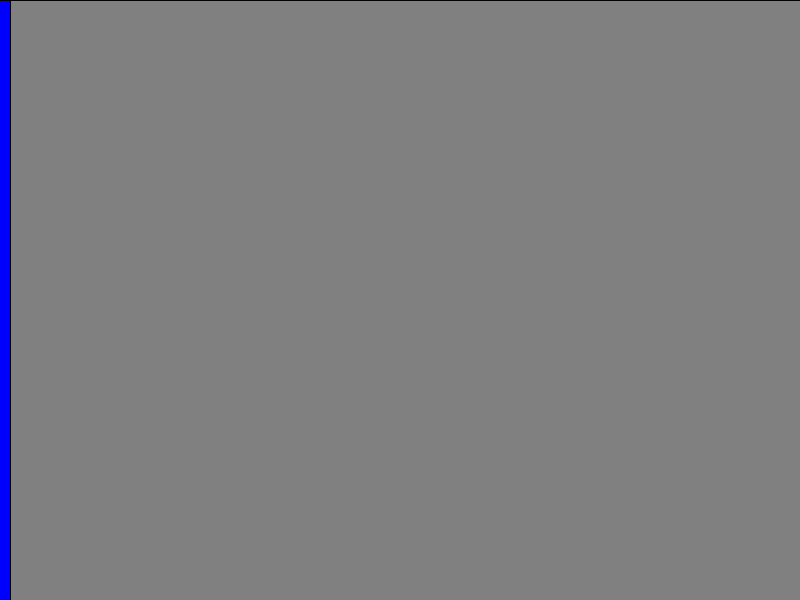
Frame 1 (no input)
Frame 60 (the mouse pressed at the canvas centre just before this capture): identical to frame 1, image omitted
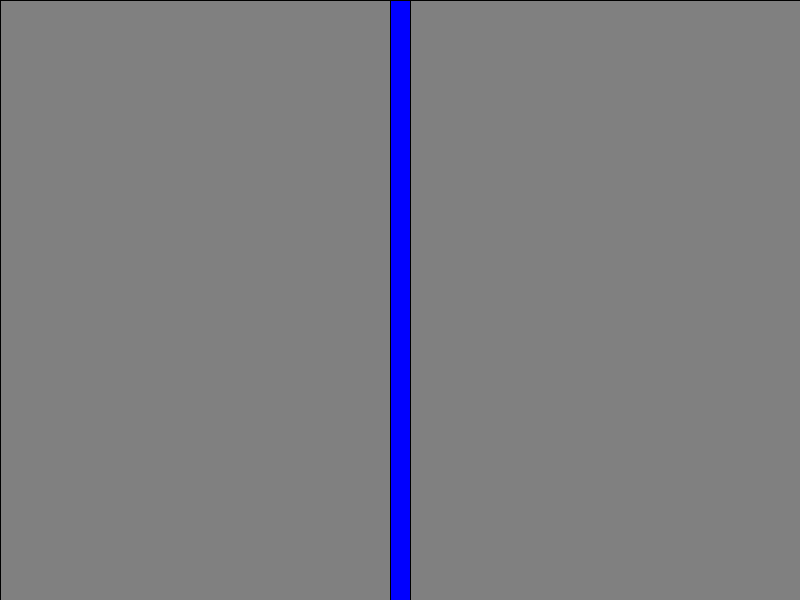
Frame 120 (the mouse held since frame 60 and released just before this capture)

The Processing sketch that drew these frames (run headless with seeded random() and noise(); from frame 60 on, the mouse is pressed at the canvas centre):

// Processing sketch: sketch_15
// ── sketch_15.pde
void setup()
{
   size(800,600); 
}

void draw()
{
  fill(128,128,128);
  rect(0,0,800,600);
  
  drawColumn();
}

void drawColumn()
{
  fill(0,0,255);  
  rect(mouseX-10,0,20,600);
}
